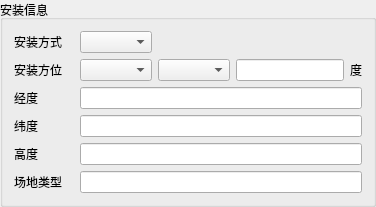
            <widget class="QGroupBox" name="groupBox_9">
             <property name="title">
              <string>安装信息</string>
             </property>
             <layout class="QGridLayout" name="gridLayout_11">
              <item row="10" column="0">
               <layout class="QHBoxLayout" name="horizontalLayout_25">
                <item>
                 <widget class="QLabel" name="label_22">
                  <property name="minimumSize">
                   <size>
                    <width>60</width>
                    <height>0</height>
                   </size>
                  </property>
                  <property name="text">
                   <string>场地类型</string>
                  </property>
                 </widget>
                </item>
                <item>
                 <widget class="QLineEdit" name="lineEdit_inst_field"/>
                </item>
               </layout>
              </item>
              <item row="5" column="0">
               <layout class="QHBoxLayout" name="horizontalLayout_30">
                <item>
                 <widget class="QLabel" name="label_25">
                  <property name="minimumSize">
                   <size>
                    <width>60</width>
                    <height>0</height>
                   </size>
                  </property>
                  <property name="text">
                   <string>安装方式</string>
                  </property>
                 </widget>
                </item>
                <item>
                 <widget class="QComboBox" name="comboBox_inst_mode"/>
                </item>
                <item>
                 <spacer name="horizontalSpacer_2">
                  <property name="orientation">
                   <enum>Qt::Horizontal</enum>
                  </property>
                  <property name="sizeHint" stdset="0">
                   <size>
                    <width>40</width>
                    <height>20</height>
                   </size>
                  </property>
                 </spacer>
                </item>
               </layout>
              </item>
              <item row="8" column="0">
               <layout class="QHBoxLayout" name="horizontalLayout_27">
                <item>
                 <widget class="QLabel" name="label_24">
                  <property name="minimumSize">
                   <size>
                    <width>60</width>
                    <height>0</height>
                   </size>
                  </property>
                  <property name="text">
                   <string>纬度</string>
                  </property>
                 </widget>
                </item>
                <item>
                 <widget class="QLineEdit" name="lineEdit_inst_latitude"/>
                </item>
               </layout>
              </item>
              <item row="7" column="0">
               <layout class="QHBoxLayout" name="horizontalLayout_26">
                <item>
                 <widget class="QLabel" name="label_23">
                  <property name="minimumSize">
                   <size>
                    <width>60</width>
                    <height>0</height>
                   </size>
                  </property>
                  <property name="text">
                   <string>经度</string>
                  </property>
                 </widget>
                </item>
                <item>
                 <widget class="QLineEdit" name="lineEdit_inst_longitude"/>
                </item>
               </layout>
              </item>
              <item row="6" column="0">
               <layout class="QHBoxLayout" name="horizontalLayout_31">
                <property name="spacing">
                 <number>6</number>
                </property>
                <item>
                 <widget class="QLabel" name="label_26">
                  <property name="minimumSize">
                   <size>
                    <width>60</width>
                    <height>0</height>
                   </size>
                  </property>
                  <property name="text">
                   <string>安装方位</string>
                  </property>
                 </widget>
                </item>
                <item>
                 <widget class="QComboBox" name="comboBox_inst_dir1"/>
                </item>
                <item>
                 <widget class="QComboBox" name="comboBox_inst_dir2"/>
                </item>
                <item>
                 <widget class="QLineEdit" name="lineEdit_inst_dir3"/>
                </item>
                <item>
                 <widget class="QLabel" name="label_28">
                  <property name="text">
                   <string>度</string>
                  </property>
                 </widget>
                </item>
               </layout>
              </item>
              <item row="9" column="0">
               <layout class="QHBoxLayout" name="horizontalLayout_11">
                <item>
                 <widget class="QLabel" name="label_27">
                  <property name="minimumSize">
                   <size>
                    <width>60</width>
                    <height>0</height>
                   </size>
                  </property>
                  <property name="text">
                   <string>高度</string>
                  </property>
                 </widget>
                </item>
                <item>
                 <widget class="QLineEdit" name="lineEdit_inst_height"/>
                </item>
               </layout>
              </item>
             </layout>
            </widget>
